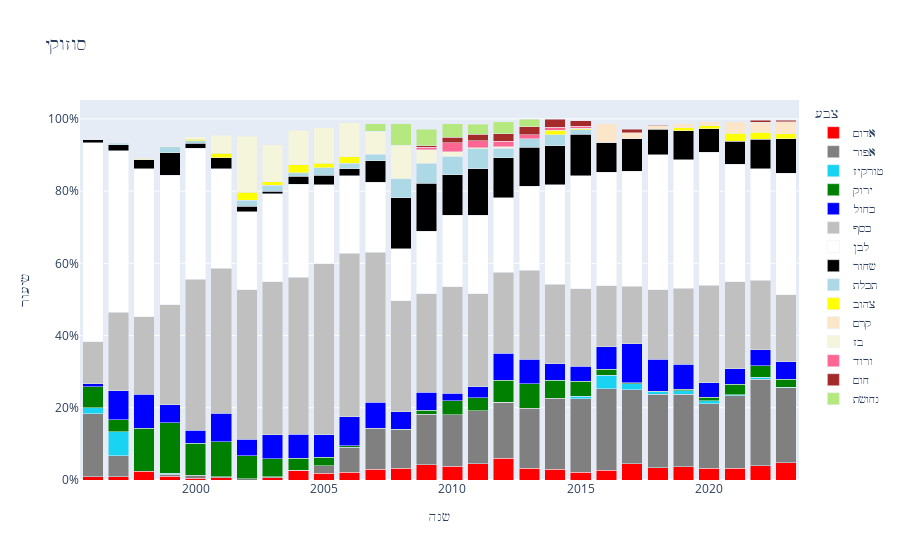

The code cell stored with this chart in its notebook:
### Code cell
make = 'סוזוקי'
c = show_colors(df.query('make == @make'), 15, make)

### Figure 1 — Plotly figure (JSON) as saved in the notebook; plotly's stock layout.template omitted (floating-point values rounded to 4 significant figures)
{"data": [{"alignmentgroup": "True", "customdata": [["אדום", 1], ["אדום", 2], ["אדום", 9], ["אדום", 4], ["אדום", 2], ["אדום", 5], ["אדום", 5], ["אדום", 32], ["אדום", 38], ["אדום", 61], ["אדום", 113], ["אדום", 320], ["אדום", 223], ["אדום", 395], ["אדום", 470], ["אדום", 506], ["אדום", 319], ["אדום", 385], ["אדום", 256], ["אדום", 348], ["אדום", 713], ["אדום", 448], ["אדום", 446], ["אדום", 300], ["אדום", 345], ["אדום", 337], ["אדום", 192]], "hovertemplate": "צבע=%{customdata[0]}<br>שנה=%{x}<br>שיעור=%{y}<br>count=%{customdata[1]}<extra></extra>", "legendgroup": "אדום", "marker": {"color": "rgb(255, 0, 0)", "pattern": {"shape": ""}}, "name": "אדום", "offsetgroup": "אדום", "orientation": "v", "showlegend": true, "textposition": "auto", "type": "bar", "x": [1996, 1997, 1998, 1999, 2000, 2001, 2003, 2004, 2005, 2006, 2007, 2008, 2009, 2010, 2011, 2012, 2013, 2014, 2015, 2016, 2017, 2018, 2019, 2020, 2021, 2022, 2023], "xaxis": "x", "y": [0.008333, 0.008368, 0.02381, 0.01096, 0.004525, 0.006553, 0.00601, 0.02617, 0.01914, 0.02186, 0.02974, 0.03192, 0.04218, 0.03778, 0.04506, 0.05971, 0.03218, 0.02968, 0.022, 0.02696, 0.0444, 0.03446, 0.03677, 0.03293, 0.03304, 0.03896, 0.04735], "yaxis": "y"}, {"alignmentgroup": "True", "customdata": [["אפור", 21], ["אפור", 14], ["אפור", 2], ["אפור", 4], ["אפור", 2], ["אפור", 3], ["אפור", 2], ["אפור", 1], ["אפור", 40], ["אפור", 191], ["אפור", 434], ["אפור", 1078], ["אפור", 740], ["אפור", 1499], ["אפור", 1533], ["אפור", 1315], ["אפור", 1652], ["אפור", 2548], ["אפור", 2367], ["אפור", 2907], ["אפור", 3311], ["אפור", 2642], ["אפור", 2432], ["אפור", 1629], ["אפור", 2097], ["אפור", 2080], ["אפור", 842]], "hovertemplate": "צבע=%{customdata[0]}<br>שנה=%{x}<br>שיעור=%{y}<br>count=%{customdata[1]}<extra></extra>", "legendgroup": "אפור", "marker": {"color": "rgb(128, 128, 128)", "pattern": {"shape": ""}}, "name": "אפור", "offsetgroup": "אפור", "orientation": "v", "showlegend": true, "textposition": "auto", "type": "bar", "x": [1996, 1997, 1999, 2000, 2001, 2002, 2003, 2004, 2005, 2006, 2007, 2008, 2009, 2010, 2011, 2012, 2013, 2014, 2015, 2016, 2017, 2018, 2019, 2020, 2021, 2022, 2023], "xaxis": "x", "y": [0.175, 0.05858, 0.005479, 0.00905, 0.002621, 0.002907, 0.002404, 0.0008177, 0.02015, 0.06843, 0.1142, 0.1075, 0.14, 0.1434, 0.147, 0.1552, 0.1666, 0.1964, 0.2034, 0.2252, 0.2062, 0.2032, 0.2005, 0.1788, 0.2008, 0.2404, 0.2076], "yaxis": "y"}, {"alignmentgroup": "True", "customdata": [["טורקיז", 2], ["טורקיז", 16], ["טורקיז", 1], ["טורקיז", 1], ["טורקיז", 70], ["טורקיז", 490], ["טורקיז", 249], ["טורקיז", 90], ["טורקיז", 124], ["טורקיז", 66], ["טורקיז", 18], ["טורקיז", 44], ["טורקיז", 8]], "hovertemplate": "צבע=%{customdata[0]}<br>שנה=%{x}<br>שיעור=%{y}<br>count=%{customdata[1]}<extra></extra>", "legendgroup": "טורקיז", "marker": {"color": "#19d3f3", "pattern": {"shape": ""}}, "name": "טורקיז", "offsetgroup": "טורקיז", "orientation": "v", "showlegend": true, "textposition": "auto", "type": "bar", "x": [1996, 1997, 1999, 2012, 2015, 2016, 2017, 2018, 2019, 2020, 2021, 2022, 2023], "xaxis": "x", "y": [0.01667, 0.06695, 0.00274, 0.000118, 0.006015, 0.03797, 0.0155, 0.006922, 0.01022, 0.007245, 0.001724, 0.005086, 0.001973], "yaxis": "y"}, {"alignmentgroup": "True", "customdata": [["ירוק", 7], ["ירוק", 8], ["ירוק", 45], ["ירוק", 51], ["ירוק", 39], ["ירוק", 74], ["ירוק", 66], ["ירוק", 42], ["ירוק", 41], ["ירוק", 46], ["ירוק", 14], ["ירוק", 6], ["ירוק", 58], ["ירוק", 395], ["ירוק", 376], ["ירוק", 514], ["ירוק", 666], ["ירוק", 655], ["ירוק", 493], ["ירוק", 212], ["ירוק", 47], ["ירוק", 12], ["ירוק", 42], ["ירוק", 91], ["ירוק", 307], ["ירוק", 280], ["ירוק", 92]], "hovertemplate": "צבע=%{customdata[0]}<br>שנה=%{x}<br>שיעור=%{y}<br>count=%{customdata[1]}<extra></extra>", "legendgroup": "ירוק", "marker": {"color": "rgb(0, 128, 0)", "pattern": {"shape": ""}}, "name": "ירוק", "offsetgroup": "ירוק", "orientation": "v", "showlegend": true, "textposition": "auto", "type": "bar", "x": [1996, 1997, 1998, 1999, 2000, 2001, 2002, 2003, 2004, 2005, 2006, 2008, 2009, 2010, 2011, 2012, 2013, 2014, 2015, 2016, 2017, 2018, 2019, 2020, 2021, 2022, 2023], "xaxis": "x", "y": [0.05833, 0.03347, 0.119, 0.1397, 0.08824, 0.09699, 0.06395, 0.05048, 0.03352, 0.02317, 0.005016, 0.0005985, 0.01097, 0.03778, 0.03605, 0.06066, 0.06718, 0.05049, 0.04236, 0.01643, 0.002927, 0.0009229, 0.003462, 0.009989, 0.0294, 0.03237, 0.02269], "yaxis": "y"}, {"alignmentgroup": "True", "customdata": [["כחול", 1], ["כחול", 19], ["כחול", 36], ["כחול", 18], ["כחול", 16], ["כחול", 60], ["כחול", 48], ["כחול", 55], ["כחול", 81], ["כחול", 126], ["כחול", 221], ["כחול", 272], ["כחול", 485], ["כחול", 261], ["כחול", 228], ["כחול", 314], ["כחול", 643], ["כחול", 675], ["כחול", 592], ["כחול", 481], ["כחול", 800], ["כחול", 1748], ["כחול", 1156], ["כחול", 837], ["כחול", 367], ["כחול", 452], ["כחול", 384], ["כחול", 193]], "hovertemplate": "צבע=%{customdata[0]}<br>שנה=%{x}<br>שיעור=%{y}<br>count=%{customdata[1]}<extra></extra>", "legendgroup": "כחול", "marker": {"color": "rgb(0, 0, 255)", "pattern": {"shape": ""}}, "name": "כחול", "offsetgroup": "כחול", "orientation": "v", "showlegend": true, "textposition": "auto", "type": "bar", "x": [1996, 1997, 1998, 1999, 2000, 2001, 2002, 2003, 2004, 2005, 2006, 2007, 2008, 2009, 2010, 2011, 2012, 2013, 2014, 2015, 2016, 2017, 2018, 2019, 2020, 2021, 2022, 2023], "xaxis": "x", "y": [0.008333, 0.0795, 0.09524, 0.04932, 0.0362, 0.07864, 0.04651, 0.06611, 0.06623, 0.06348, 0.07918, 0.0716, 0.04838, 0.04937, 0.02181, 0.0301, 0.07588, 0.06809, 0.04563, 0.04133, 0.06199, 0.1088, 0.08891, 0.069, 0.04029, 0.04328, 0.04439, 0.0476], "yaxis": "y"}, {"alignmentgroup": "True", "customdata": [["כסף", 14], ["כסף", 52], ["כסף", 81], ["כסף", 101], ["כסף", 185], ["כסף", 306], ["כסף", 427], ["כסף", 353], ["כסף", 532], ["כסף", 938], ["כסף", 1266], ["כסף", 1576], ["כסף", 3085], ["כסף", 1442], ["כסף", 3084], ["כסף", 2692], ["כסף", 1891], ["כסף", 2443], ["כסף", 2849], ["כסף", 2500], ["כסף", 2185], ["כסף", 2552], ["כסף", 2507], ["כסף", 2560], ["כסף", 2456], ["כסף", 2516], ["כסף", 1657], ["כסף", 756]], "hovertemplate": "צבע=%{customdata[0]}<br>שנה=%{x}<br>שיעור=%{y}<br>count=%{customdata[1]}<extra></extra>", "legendgroup": "כסף", "marker": {"color": "rgb(192, 192, 192)", "pattern": {"shape": ""}}, "name": "כסף", "offsetgroup": "כסף", "orientation": "v", "showlegend": true, "textposition": "auto", "type": "bar", "x": [1996, 1997, 1998, 1999, 2000, 2001, 2002, 2003, 2004, 2005, 2006, 2007, 2008, 2009, 2010, 2011, 2012, 2013, 2014, 2015, 2016, 2017, 2018, 2019, 2020, 2021, 2022, 2023], "xaxis": "x", "y": [0.1167, 0.2176, 0.2143, 0.2767, 0.4186, 0.401, 0.4138, 0.4243, 0.435, 0.4725, 0.4536, 0.4148, 0.3077, 0.2727, 0.295, 0.2581, 0.2232, 0.2464, 0.2196, 0.2148, 0.1693, 0.1589, 0.1928, 0.211, 0.2696, 0.2409, 0.1915, 0.1864], "yaxis": "y"}, {"alignmentgroup": "True", "customdata": [["לבן", 66], ["לבן", 107], ["לבן", 155], ["לבן", 131], ["לבן", 160], ["לבן", 211], ["לבן", 223], ["לבן", 202], ["לבן", 315], ["לבן", 435], ["לבן", 599], ["לבן", 738], ["לבן", 1444], ["לבן", 916], ["לבן", 2058], ["לבן", 2259], ["לבן", 1756], ["לבן", 2315], ["לבן", 3580], ["לבן", 3644], ["לבן", 4056], ["לבן", 5111], ["לבן", 4853], ["לבן", 4313], ["לבן", 3354], ["לבן", 3395], ["לבן", 2669], ["לבן", 1359]], "hovertemplate": "צבע=%{customdata[0]}<br>שנה=%{x}<br>שיעור=%{y}<br>count=%{customdata[1]}<extra></extra>", "legendgroup": "לבן", "marker": {"color": "rgb(255, 255, 255)", "pattern": {"shape": ""}}, "name": "לבן", "offsetgroup": "לבן", "orientation": "v", "showlegend": true, "textposition": "auto", "type": "bar", "x": [1996, 1997, 1998, 1999, 2000, 2001, 2002, 2003, 2004, 2005, 2006, 2007, 2008, 2009, 2010, 2011, 2012, 2013, 2014, 2015, 2016, 2017, 2018, 2019, 2020, 2021, 2022, 2023], "xaxis": "x", "y": [0.55, 0.4477, 0.4101, 0.3589, 0.362, 0.2765, 0.2161, 0.2428, 0.2576, 0.2191, 0.2146, 0.1943, 0.144, 0.1733, 0.1968, 0.2166, 0.2072, 0.2335, 0.276, 0.3131, 0.3143, 0.3182, 0.3733, 0.3556, 0.3682, 0.3251, 0.3085, 0.3351], "yaxis": "y"}, {"alignmentgroup": "True", "customdata": [["שחור", 1], ["שחור", 4], ["שחור", 9], ["שחור", 23], ["שחור", 6], ["שחור", 23], ["שחור", 15], ["שחור", 6], ["שחור", 27], ["שחור", 51], ["שחור", 55], ["שחור", 224], ["שחור", 1416], ["שחור", 702], ["שחור", 1183], ["שחור", 1352], ["שחור", 937], ["שחור", 1064], ["שחור", 1391], ["שחור", 1332], ["שחור", 1063], ["שחור", 1451], ["שחור", 930], ["שחור", 985], ["שחור", 599], ["שחור", 662], ["שחור", 710], ["שחור", 392]], "hovertemplate": "צבע=%{customdata[0]}<br>שנה=%{x}<br>שיעור=%{y}<br>count=%{customdata[1]}<extra></extra>", "legendgroup": "שחור", "marker": {"color": "rgb(0, 0, 0)", "pattern": {"shape": ""}}, "name": "שחור", "offsetgroup": "שחור", "orientation": "v", "showlegend": true, "textposition": "auto", "type": "bar", "x": [1996, 1997, 1998, 1999, 2000, 2001, 2002, 2003, 2004, 2005, 2006, 2007, 2008, 2009, 2010, 2011, 2012, 2013, 2014, 2015, 2016, 2017, 2018, 2019, 2020, 2021, 2022, 2023], "xaxis": "x", "y": [0.008333, 0.01674, 0.02381, 0.06301, 0.01357, 0.03014, 0.01453, 0.007212, 0.02208, 0.02569, 0.01971, 0.05896, 0.1412, 0.1328, 0.1132, 0.1296, 0.1106, 0.1073, 0.1072, 0.1145, 0.08236, 0.09035, 0.07153, 0.0812, 0.06575, 0.06339, 0.08207, 0.09667], "yaxis": "y"}, {"alignmentgroup": "True", "customdata": [["תכלת", 1], ["תכלת", 6], ["תכלת", 3], ["תכלת", 17], ["תכלת", 14], ["תכלת", 12], ["תכלת", 43], ["תכלת", 42], ["תכלת", 70], ["תכלת", 527], ["תכלת", 298], ["תכלת", 535], ["תכלת", 578], ["תכלת", 227], ["תכלת", 234], ["תכלת", 396], ["תכלת", 147], ["תכלת", 12], ["תכלת", 3]], "hovertemplate": "צבע=%{customdata[0]}<br>שנה=%{x}<br>שיעור=%{y}<br>count=%{customdata[1]}<extra></extra>", "legendgroup": "תכלת", "marker": {"color": "rgb(173, 216, 230)", "pattern": {"shape": ""}}, "name": "תכלת", "offsetgroup": "תכלת", "orientation": "v", "showlegend": true, "textposition": "auto", "type": "bar", "x": [1997, 1999, 2000, 2002, 2003, 2004, 2005, 2006, 2007, 2008, 2009, 2010, 2011, 2012, 2013, 2014, 2015, 2016, 2017], "xaxis": "x", "y": [0.004184, 0.01644, 0.006787, 0.01647, 0.01683, 0.009812, 0.02166, 0.01505, 0.01843, 0.05257, 0.05636, 0.05117, 0.05541, 0.02679, 0.0236, 0.03052, 0.01263, 0.0009298, 0.0001868], "yaxis": "y"}, {"alignmentgroup": "True", "customdata": [["צהוב", 1], ["צהוב", 2], ["צהוב", 9], ["צהוב", 23], ["צהוב", 8], ["צהוב", 26], ["צהוב", 23], ["צהוב", 50], ["צהוב", 1], ["צהוב", 2], ["צהוב", 1], ["צהוב", 3], ["צהוב", 171], ["צהוב", 26], ["צהוב", 1], ["צהוב", 94], ["צהוב", 77], ["צהוב", 232], ["צהוב", 170], ["צהוב", 57]], "hovertemplate": "צבע=%{customdata[0]}<br>שנה=%{x}<br>שיעור=%{y}<br>count=%{customdata[1]}<extra></extra>", "legendgroup": "צהוב", "marker": {"color": "rgb(255, 255, 0)", "pattern": {"shape": ""}}, "name": "צהוב", "offsetgroup": "צהוב", "orientation": "v", "showlegend": true, "textposition": "auto", "type": "bar", "x": [1998, 2000, 2001, 2002, 2003, 2004, 2005, 2006, 2010, 2011, 2012, 2013, 2014, 2015, 2017, 2019, 2020, 2021, 2022, 2023], "xaxis": "x", "y": [0.002646, 0.004525, 0.0118, 0.02229, 0.009615, 0.02126, 0.01159, 0.01791, 9.565e-05, 0.0001917, 0.000118, 0.0003026, 0.01318, 0.002234, 6.227e-05, 0.007749, 0.008452, 0.02222, 0.01965, 0.01406], "yaxis": "y"}, {"alignmentgroup": "True", "customdata": [["קרם", 1], ["קרם", 21], ["קרם", 662], ["קרם", 261], ["קרם", 125], ["קרם", 126], ["קרם", 99], ["קרם", 330], ["קרם", 236], ["קרם", 132]], "hovertemplate": "צבע=%{customdata[0]}<br>שנה=%{x}<br>שיעור=%{y}<br>count=%{customdata[1]}<extra></extra>", "legendgroup": "קרם", "marker": {"color": "rgb(252, 230, 201)", "pattern": {"shape": ""}}, "name": "קרם", "offsetgroup": "קרם", "orientation": "v", "showlegend": true, "textposition": "auto", "type": "bar", "x": [1998, 2015, 2016, 2017, 2018, 2019, 2020, 2021, 2022, 2023], "xaxis": "x", "y": [0.002646, 0.001804, 0.05129, 0.01625, 0.009614, 0.01039, 0.01087, 0.0316, 0.02728, 0.03255], "yaxis": "y"}, {"alignmentgroup": "True", "customdata": [["בז", 1], ["בז", 3], ["בז", 38], ["בז", 160], ["בז", 86], ["בז", 117], ["בז", 196], ["בז", 261], ["בז", 240], ["בז", 927], ["בז", 192], ["בז", 121], ["בז", 24], ["בז", 29]], "hovertemplate": "צבע=%{customdata[0]}<br>שנה=%{x}<br>שיעור=%{y}<br>count=%{customdata[1]}<extra></extra>", "legendgroup": "בז", "marker": {"color": "rgb(245, 245, 220)", "pattern": {"shape": ""}}, "name": "בז", "offsetgroup": "בז", "orientation": "v", "showlegend": true, "textposition": "auto", "type": "bar", "x": [1999, 2000, 2001, 2002, 2003, 2004, 2005, 2006, 2007, 2008, 2009, 2010, 2011, 2012], "xaxis": "x", "y": [0.00274, 0.006787, 0.0498, 0.155, 0.1034, 0.09567, 0.09874, 0.09351, 0.06317, 0.09247, 0.03632, 0.01157, 0.002301, 0.003422], "yaxis": "y"}, {"alignmentgroup": "True", "customdata": [["ורוד", 1], ["ורוד", 41], ["ורוד", 260], ["ורוד", 206], ["ורוד", 126], ["ורוד", 105], ["ורוד", 109], ["ורוד", 68]], "hovertemplate": "צבע=%{customdata[0]}<br>שנה=%{x}<br>שיעור=%{y}<br>count=%{customdata[1]}<extra></extra>", "legendgroup": "ורוד", "marker": {"color": "#FF6692", "pattern": {"shape": ""}}, "name": "ורוד", "offsetgroup": "ורוד", "orientation": "v", "showlegend": true, "textposition": "auto", "type": "bar", "x": [2007, 2009, 2010, 2011, 2012, 2013, 2014, 2015], "xaxis": "x", "y": [0.0002632, 0.007755, 0.02487, 0.01975, 0.01487, 0.01059, 0.008402, 0.005843], "yaxis": "y"}, {"alignmentgroup": "True", "customdata": [["חום", 1], ["חום", 19], ["חום", 169], ["חום", 183], ["חום", 184], ["חום", 220], ["חום", 292], ["חום", 172], ["חום", 5], ["חום", 151], ["חום", 2], ["חום", 9], ["חום", 54], ["חום", 19]], "hovertemplate": "צבע=%{customdata[0]}<br>שנה=%{x}<br>שיעור=%{y}<br>count=%{customdata[1]}<extra></extra>", "legendgroup": "חום", "marker": {"color": "rgb(165, 42, 42)", "pattern": {"shape": ""}}, "name": "חום", "offsetgroup": "חום", "orientation": "v", "showlegend": true, "textposition": "auto", "type": "bar", "x": [2007, 2009, 2010, 2011, 2012, 2013, 2014, 2015, 2016, 2017, 2018, 2021, 2022, 2023], "xaxis": "x", "y": [0.0002632, 0.003594, 0.01616, 0.01754, 0.02171, 0.02219, 0.02251, 0.01478, 0.0003874, 0.009402, 0.0001538, 0.0008618, 0.006242, 0.004686], "yaxis": "y"}, {"alignmentgroup": "True", "customdata": [["נחושת", 79], ["נחושת", 601], ["נחושת", 246], ["נחושת", 389], ["נחושת", 283], ["נחושת", 281], ["נחושת", 215]], "hovertemplate": "צבע=%{customdata[0]}<br>שנה=%{x}<br>שיעור=%{y}<br>count=%{customdata[1]}<extra></extra>", "legendgroup": "נחושת", "marker": {"color": "#B6E880", "pattern": {"shape": ""}}, "name": "נחושת", "offsetgroup": "נחושת", "orientation": "v", "showlegend": true, "textposition": "auto", "type": "bar", "x": [2007, 2008, 2009, 2010, 2011, 2012, 2013], "xaxis": "x", "y": [0.02079, 0.05995, 0.04653, 0.03721, 0.02713, 0.03316, 0.02169], "yaxis": "y"}], "layout": {"barmode": "stack", "legend": {"title": {"text": "צבע"}, "tracegroupgap": 0}, "title": {"text": "סוזוקי"}, "xaxis": {"anchor": "y", "domain": [0, 1], "title": {"text": "שנה"}}, "yaxis": {"anchor": "x", "domain": [0, 1], "tickformat": ".0%", "title": {"text": "שיעור"}}}}
